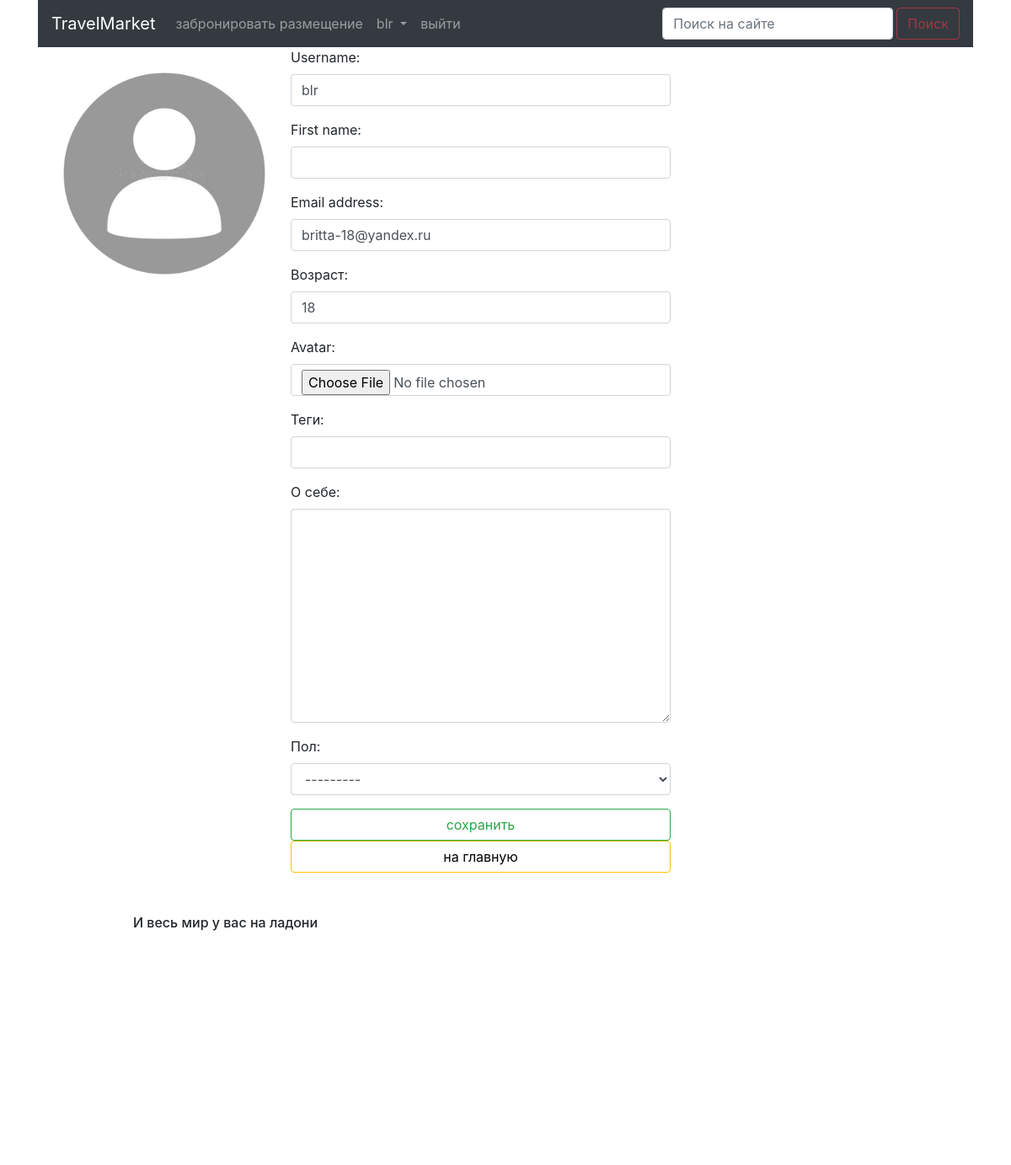
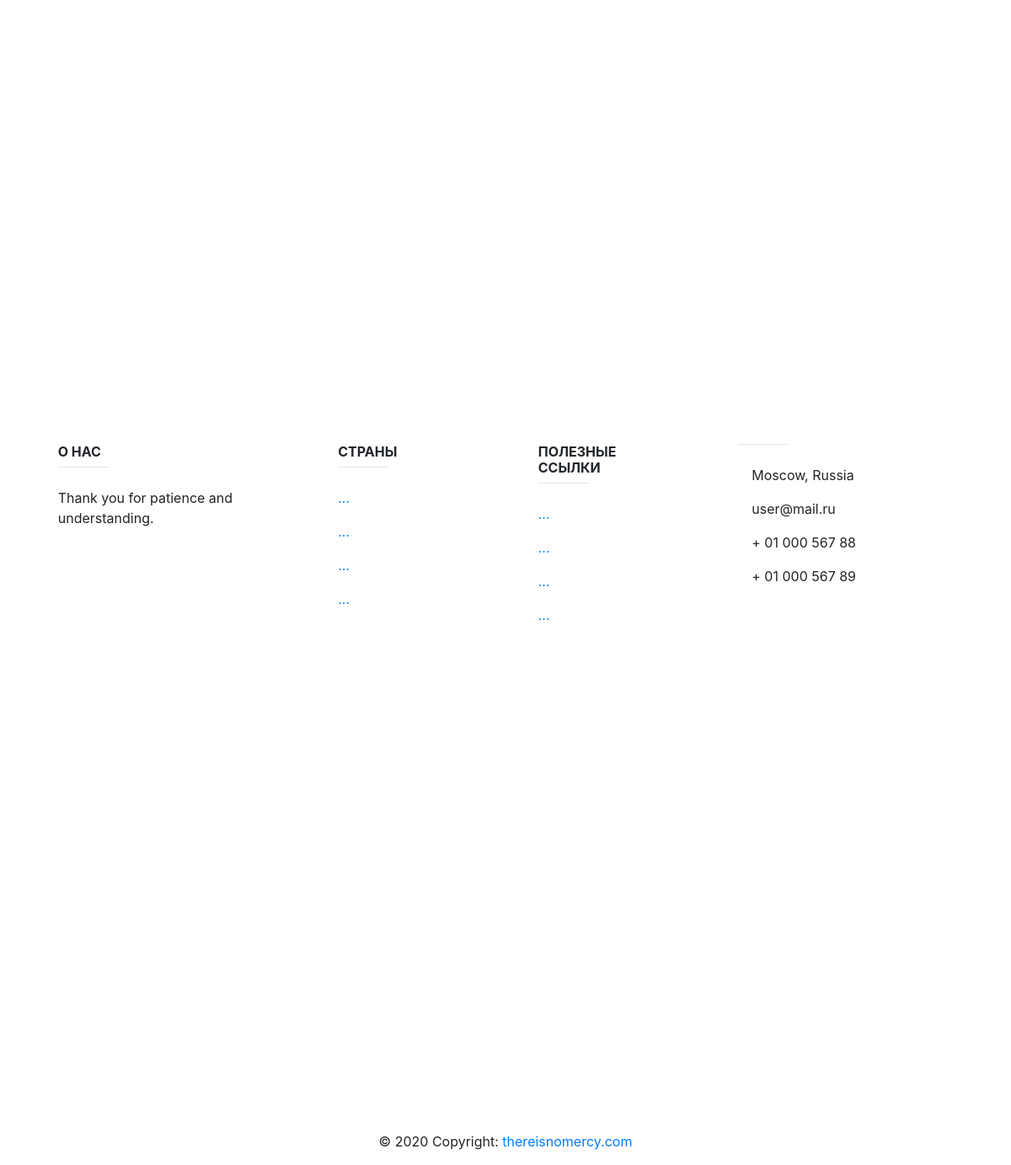
/list_of_accommodations/auth/edit/ (signed in), run on the app's committed database (2 pictures, top to bottom).
### authapp/models.py (models this page shows)
class TravelUser(AbstractUser):
    avatar = models.ImageField(upload_to='users_avatars', blank=True)
    age = models.PositiveIntegerField(verbose_name='возраст', default=18)

### authapp/views.py (the view)
# urls.py: path('edit/', authapp.edit, name='edit'),
@transaction.atomic()
def edit(request):
    title = 'редактирование'
    if request.method == 'POST':
        edit_form = TravelUserEditForm(request.POST,
                                       request.FILES,
                                       instance=request.user)
        profile_form = TravelUserProfileEditForm(
            request.POST, instance=request.user.traveluserprofile)
        if edit_form.is_valid() and profile_form.is_valid():
            edit_form.save()
            return HttpResponseRedirect(reverse('auth:edit'))
    else:
        edit_form = TravelUserEditForm(instance=request.user)
        profile_form = TravelUserProfileEditForm(
            instance=request.user.traveluserprofile)
    content = {'title': title,
               'edit_form': edit_form,
               'profile_form': profile_form}
    return render(request, 'authapp/edit.html', content)

### authapp/forms.py (shortened to what this page needs)
class TravelUserEditForm(UserChangeForm):
    class Meta:
        model = TravelUser
        fields = ('username', 'first_name', 'email', 'age', 'avatar',
                  'password')
    def __init__(self, *args, **kwargs):
        super().__init__(*args, **kwargs)
        for field_name, field in self.fields.items():
            field.widget.attrs['class'] = 'form-control'
            field.help_text = ''
            if field_name == 'password':
                field.widget = forms.HiddenInput()

class TravelUserProfileEditForm(forms.ModelForm):
    class Meta:
        model = TravelUserProfile
        fields = ('tagline', 'aboutMe', 'gender')
    def __init__(self, *args, **kwargs):
        super(TravelUserProfileEditForm, self).__init__(*args, **kwargs)
        for field_name, field in self.fields.items():
            field.widget.attrs['class'] = 'form-control'

### authapp/templates/authapp/edit.html (shortened to what this page needs)
{% extends 'authapp/base.html' %}
{% load static %}
{% block content %}
    <div class="container form-group row">
        <div class="user_avatar float-right">
            <img src="/media/{{ user.avatar|default:'users_avatars/default.jpg' }}">
        </div>
        <div>
            <form class="col-lg-offset-4  form-horizontal "
                  action="{% url 'auth:edit' %}" method="post"
                  enctype="multipart/form-data">
                {{ edit_form.as_p }}
                {{ profile_form.as_p }}
                <input class="form-control btn btn-outline-success"
                       type="submit" value="сохранить">
                <button class="btn btn-outline-warning
                form-control col-lg-offset-4 last">
                    <a style="color: black; text-decoration: none"
                       href="{% url 'main' %}" class="">
                        на главную
                    </a>
                </button>
            </form>
        </div>
    </div>
{% endblock %}

### mainapp/templates/mainapp/includes/inc_menu.html (shortened to what this page needs)
<div class="">
<nav class="navbar navbar-expand-lg navbar-dark bg-dark ">
    <div class="collapse navbar-collapse" id="navbarTogglerDemo01">
        <a class="navbar-brand" href="{% url 'main' %}">TravelMarket</a>
        <ul class="navbar-nav mr-auto mt-2 mt-lg-0">
            <li class="nav-item"><a class="nav-link"
                                    href="{% url 'acc:index' %}">
                забронировать размещение</a></li>
            <li class="nav-item dropdown">
                {% if user.is_authenticated %}
                    <a class="nav-link dropdown-toggle"
                       href="" data-toggle="dropdown" aria-haspopup="true"
                       aria-expanded="false">
                        {{ user|default:'пользователь' }}
                    </a>
                    <li class="nav-item">
                        <a class="nav-link"
                           href="{% url 'auth:logout' %}">выйти</a>
                    </li>
                {% else %}
                    <li class="nav-item">
                        <a class="nav-link"
                           href="{% url 'auth:login' %}">войти</a>
                    </li>
                {% endif %}
            </li>
        </ul>
        <form class="form-inline my-2 my-lg-0" >
            <input class="form-control mr-sm-1 " action="{% url 'acc:index' %}"
                   type="search" placeholder="Поиск на сайте" aria-label="Search"
            name="search">
            <button class="btn btn-outline-danger my-2 my-sm-0 disabled"
                    type="submit">Поиск</button>
        </form>
    </div>
</nav>
</div>

### static/css/style.css (style rules this page uses)
* { margin: 0; padding: 0; }
button.last { margin-bottom: 10px; }
body { font-family: 'Montserrat', sans-serif; }
html, body { height: 100%; }
.user_avatar img { width: 300px; border-radius: 25px; }
.container { width: 1366px; margin: 0 auto; min-height: 100%; }

### data on the page
TravelUser: username "blr", email "britta-18@yandex.ru", age "18"
